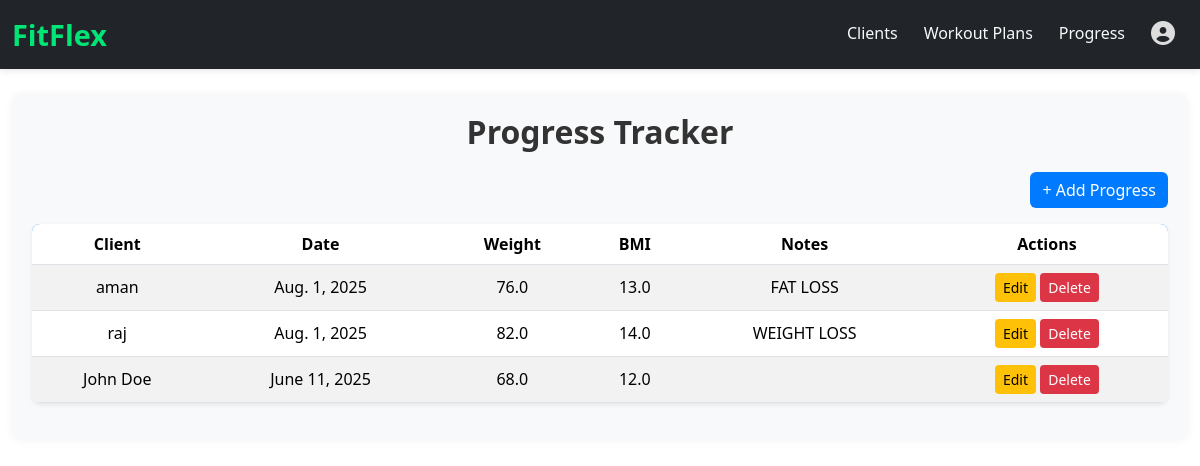
The app's page /progress/ with its own data.
### base/models.py (models this page shows, shortened)
class progress_tracker(models.Model):
    client = models.ForeignKey(client, on_delete=models.CASCADE)
    date = models.DateField()
    weight = models.FloatField(blank=True, null=True)
    bmi = models.FloatField(blank=True, null=True)
    notes = models.TextField()

class client(models.Model):
    name = models.CharField(max_length=100)
    email = models.EmailField(max_length=100)
    phone = models.CharField(max_length=20)
    address = models.CharField(max_length=200)
    GENDER_CHOICES = [
        ('M', 'Male'),
        ('F', 'Female'),
        ('Other', 'Other'),
    ]
    gender = models.CharField(max_length=10, choices=GENDER_CHOICES)
    age = models.IntegerField()
    joining_date = models.DateField()
    due_date = models.DateField(null=True, blank=True)  # NEW FIELD

### base/views.py (the view)
# urls.py: path('progress/', views.progress_list, name='progress_list'),
def progress_list(request):
    progress = progress_tracker.objects.select_related('client').all()
    return render(request, 'progress/list.html', {'progress': progress})

### templates/progress/list.html (shortened to what this page needs)
{% extends 'main.html' %}
{% block content %}
<div class="container mt-4 progress-container">
    <h2 class="text-center">Progress Tracker</h2>
    <div class="d-flex justify-content-end mb-3">
        <a href="{% url 'add_progress' %}" class="btn btn-primary">+ Add Progress</a>
    </div>
    <table class="table table-striped shadow-sm">
        <thead>
            <tr>
                <th>Client</th>
                <th>Date</th>
                <th>Weight</th>
                <th>BMI</th>
                <th>Notes</th>
                <th>Actions</th>
            </tr>
        </thead>
        <tbody>
            {% for p in progress %}
            <tr>
                <td>{{ p.client.name }}</td>
                <td>{{ p.date }}</td>
                <td>{{ p.weight }}</td>
                <td>{{ p.bmi }}</td>
                <td>{{ p.notes }}</td>
                <td>
                    <a href="{% url 'edit_progress' p.id %}" class="btn btn-warning btn-sm">Edit</a>
                    <a href="{% url 'delete_progress' p.id %}" class="btn btn-danger btn-sm" onclick="return confirm('Delete this record?');">Delete</a>
                </td>
            </tr>
            {% empty %}
            <tr>
                <td colspan="6" class="text-center text-muted">No progress records found.</td>
            </tr>
            {% endfor %}
        </tbody>
    </table>
</div>
{% endblock %}

### templates/main.html (style rules this page uses)
.container { max-width: 1200px; }

### templates/progress/list.html (style rules this page uses)
.progress-container { background: #f8f9fa; padding: 20px; border-radius: 10px; box-shadow: 0 2px 10px rgba(0,0,0,0.05); }
.progress-container h2 { font-weight: 700; color: #333; margin-bottom: 20px; }
.table { background: #fff; border-radius: 8px; overflow: hidden; }
.table thead { background: #007bff; color: #fff; }
.table th, .table td { vertical-align: middle; text-align: center; }
.btn-primary { background: #007bff; border: none; }
.btn-warning { background: #ffc107; border: none; color: #000; }
.btn-danger { background: #dc3545; border: none; }

### records on screen
progress_tracker: client.name "aman", date "Aug. 1, 2025", weight "76.0", bmi "13.0", notes "FAT LOSS"
progress_tracker: client.name "raj", date "Aug. 1, 2025", weight "82.0", bmi "14.0", notes "WEIGHT LOSS"
progress_tracker: client.name "John Doe", date "June 11, 2025", weight "68.0", bmi "12.0"
